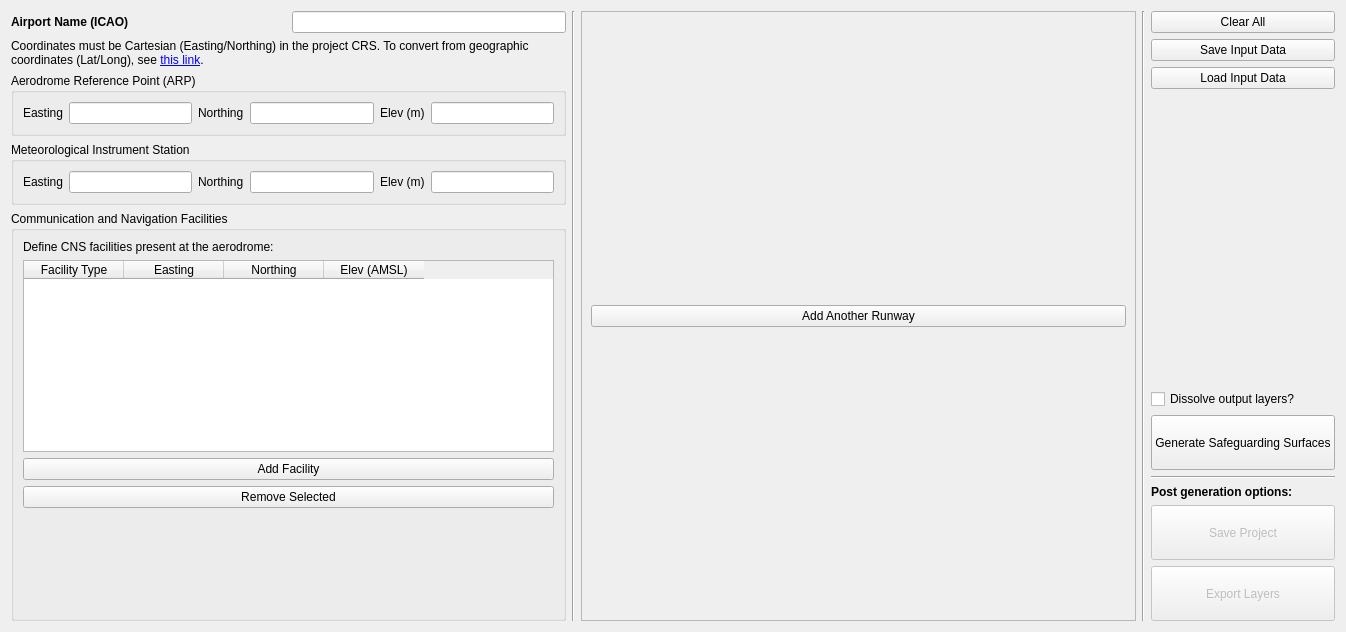
<?xml version="1.0" encoding="UTF-8"?>
<ui version="4.0">
 <class>Form</class>
 <widget class="QWidget" name="Form">
  <property name="geometry">
   <rect>
    <x>0</x>
    <y>0</y>
    <width>1346</width>
    <height>632</height>
   </rect>
  </property>
  <property name="sizePolicy">
   <sizepolicy hsizetype="Expanding" vsizetype="Fixed">
    <horstretch>0</horstretch>
    <verstretch>0</verstretch>
   </sizepolicy>
  </property>
  <property name="cursor">
   <cursorShape>ArrowCursor</cursorShape>
  </property>
  <property name="windowTitle">
   <string>NASF Safeguarding Builder</string>
  </property>
  <layout class="QVBoxLayout" name="verticalLayout">
   <item>
    <layout class="QHBoxLayout" name="horizontalLayout">
     <item>
      <layout class="QVBoxLayout" name="verticalLayout_main_area">
       <item>
        <layout class="QHBoxLayout" name="horizontalLayout_3" stretch="1,1">
         <item>
          <widget class="QLabel" name="label_airport_name">
           <property name="font">
            <font>
             <weight>75</weight>
             <bold>true</bold>
            </font>
           </property>
           <property name="text">
            <string>Airport Name (ICAO)</string>
           </property>
          </widget>
         </item>
         <item>
          <widget class="QLineEdit" name="lineEdit_airport_name"/>
         </item>
        </layout>
       </item>
       <item>
        <widget class="QLabel" name="coord_info">
         <property name="text">
          <string>Coordinates must be Cartesian (Easting/Northing) in the project CRS. To convert from geographic coordinates (Lat/Long), see &lt;a href=&quot;https://geodesyapps.ga.gov.au/geographic-to-grid&quot;&gt;this link&lt;/a&gt;.</string>
         </property>
         <property name="wordWrap">
          <bool>true</bool>
         </property>
        </widget>
       </item>
       <item>
        <layout class="QHBoxLayout" name="horizontalLayout_arp">
         <item>
          <widget class="QGroupBox" name="groupBox_ARP">
           <property name="title">
            <string>Aerodrome Reference Point (ARP)</string>
           </property>
           <layout class="QVBoxLayout" name="verticalLayout_3">
            <item>
             <layout class="QHBoxLayout" name="ARP_easting_Layout">
              <item>
               <widget class="QLabel" name="label_easting_ARP">
                <property name="text">
                 <string>Easting</string>
                </property>
               </widget>
              </item>
              <item>
               <widget class="QLineEdit" name="lineEdit_arp_easting"/>
              </item>
              <item>
               <widget class="QLabel" name="label_northing_ARP">
                <property name="text">
                 <string>Northing</string>
                </property>
               </widget>
              </item>
              <item>
               <widget class="QLineEdit" name="lineEdit_arp_northing"/>
              </item>
              <item>
               <widget class="QLabel" name="label_elevatio_ARP">
                <property name="text">
                 <string>Elev (m)</string>
                </property>
               </widget>
              </item>
              <item>
               <widget class="QLineEdit" name="lineEdit_arp_elevation"/>
              </item>
             </layout>
            </item>
           </layout>
          </widget>
         </item>
        </layout>
       </item>
       <item>
        <widget class="QGroupBox" name="groupBox_MET">
         <property name="title">
          <string>Meteorological Instrument Station</string>
         </property>
         <layout class="QVBoxLayout" name="verticalLayout_7">
          <item>
           <layout class="QHBoxLayout" name="ARP_easting_Layout_2">
            <item>
             <widget class="QLabel" name="label_easting_MET">
              <property name="text">
               <string>Easting</string>
              </property>
             </widget>
            </item>
            <item>
             <widget class="QLineEdit" name="lineEdit_met_easting"/>
            </item>
            <item>
             <widget class="QLabel" name="label_northing_MET">
              <property name="text">
               <string>Northing</string>
              </property>
             </widget>
            </item>
            <item>
             <widget class="QLineEdit" name="lineEdit_met_northing"/>
            </item>
            <item>
             <widget class="QLabel" name="label_elevation_MET">
              <property name="text">
               <string>Elev (m)</string>
              </property>
             </widget>
            </item>
            <item>
             <widget class="QLineEdit" name="lineEdit_met_elevation"/>
            </item>
           </layout>
          </item>
         </layout>
        </widget>
       </item>
       <item>
        <widget class="QGroupBox" name="groupBox_CNS">
         <property name="sizePolicy">
          <sizepolicy hsizetype="Minimum" vsizetype="Preferred">
           <horstretch>0</horstretch>
           <verstretch>0</verstretch>
          </sizepolicy>
         </property>
         <property name="minimumSize">
          <size>
           <width>432</width>
           <height>0</height>
          </size>
         </property>
         <property name="title">
          <string>Communication and Navigation Facilities</string>
         </property>
         <layout class="QVBoxLayout" name="verticalLayout_6">
          <item>
           <widget class="QLabel" name="label_CNS_description">
            <property name="text">
             <string>Define CNS facilities present at the aerodrome:</string>
            </property>
           </widget>
          </item>
          <item>
           <widget class="QTableWidget" name="table_cns_facility">
            <property name="alternatingRowColors">
             <bool>true</bool>
            </property>
            <property name="selectionBehavior">
             <enum>QAbstractItemView::SelectRows</enum>
            </property>
            <property name="columnCount">
             <number>4</number>
            </property>
            <attribute name="verticalHeaderVisible">
             <bool>false</bool>
            </attribute>
            <column>
             <property name="text">
              <string>Facility Type</string>
             </property>
            </column>
            <column>
             <property name="text">
              <string>Easting</string>
             </property>
            </column>
            <column>
             <property name="text">
              <string>Northing</string>
             </property>
            </column>
            <column>
             <property name="text">
              <string>Elev (AMSL)</string>
             </property>
            </column>
           </widget>
          </item>
          <item>
           <widget class="QPushButton" name="pushButton_add_CNS">
            <property name="text">
             <string>Add Facility</string>
            </property>
           </widget>
          </item>
          <item>
           <widget class="QPushButton" name="pushButton_remove_CNS">
            <property name="text">
             <string>Remove Selected</string>
            </property>
           </widget>
          </item>
          <item>
           <spacer name="verticalSpacer_2">
            <property name="orientation">
             <enum>Qt::Vertical</enum>
            </property>
            <property name="sizeHint" stdset="0">
             <size>
              <width>20</width>
              <height>40</height>
             </size>
            </property>
           </spacer>
          </item>
         </layout>
        </widget>
       </item>
      </layout>
     </item>
     <item>
      <widget class="Line" name="line">
       <property name="orientation">
        <enum>Qt::Vertical</enum>
       </property>
      </widget>
     </item>
     <item>
      <layout class="QVBoxLayout" name="verticalLayout_mid_section">
       <item>
        <widget class="QScrollArea" name="scrollArea_runways">
         <property name="widgetResizable">
          <bool>true</bool>
         </property>
         <widget class="QWidget" name="scrollAreaWidgetContents">
          <property name="geometry">
           <rect>
            <x>0</x>
            <y>0</y>
            <width>421</width>
            <height>602</height>
           </rect>
          </property>
          <layout class="QVBoxLayout" name="verticalLayout_2">
           <item>
            <widget class="QPushButton" name="pushButton_add_runway">
             <property name="enabled">
              <bool>true</bool>
             </property>
             <property name="text">
              <string>Add Another Runway</string>
             </property>
            </widget>
           </item>
          </layout>
         </widget>
        </widget>
       </item>
      </layout>
     </item>
     <item>
      <widget class="Line" name="line_2">
       <property name="orientation">
        <enum>Qt::Vertical</enum>
       </property>
      </widget>
     </item>
     <item>
      <layout class="QVBoxLayout" name="verticalLayout_side_section">
       <item>
        <widget class="QPushButton" name="pushButton_clear_all">
         <property name="text">
          <string>Clear All</string>
         </property>
        </widget>
       </item>
       <item>
        <widget class="QPushButton" name="pushButton_save_data">
         <property name="text">
          <string>Save Input Data</string>
         </property>
        </widget>
       </item>
       <item>
        <widget class="QPushButton" name="pushButton_load_data">
         <property name="text">
          <string>Load Input Data</string>
         </property>
        </widget>
       </item>
       <item>
        <spacer name="verticalSpacer">
         <property name="orientation">
          <enum>Qt::Vertical</enum>
         </property>
         <property name="sizeHint" stdset="0">
          <size>
           <width>20</width>
           <height>40</height>
          </size>
         </property>
        </spacer>
       </item>
       <item>
        <widget class="QCheckBox" name="checkBox_layer_dissolve">
         <property name="text">
          <string>Dissolve output layers?</string>
         </property>
        </widget>
       </item>
       <item>
        <widget class="QPushButton" name="pushButton_Generate">
         <property name="minimumSize">
          <size>
           <width>0</width>
           <height>55</height>
          </size>
         </property>
         <property name="text">
          <string>Generate Safeguarding Surfaces</string>
         </property>
        </widget>
       </item>
       <item>
        <widget class="Line" name="line_3">
         <property name="orientation">
          <enum>Qt::Horizontal</enum>
         </property>
        </widget>
       </item>
       <item>
        <widget class="QLabel" name="label_Post">
         <property name="font">
          <font>
           <weight>75</weight>
           <italic>false</italic>
           <bold>true</bold>
           <underline>false</underline>
          </font>
         </property>
         <property name="text">
          <string>Post generation options:</string>
         </property>
        </widget>
       </item>
       <item>
        <widget class="QPushButton" name="pushButton_SaveProject">
         <property name="enabled">
          <bool>false</bool>
         </property>
         <property name="minimumSize">
          <size>
           <width>0</width>
           <height>55</height>
          </size>
         </property>
         <property name="text">
          <string>Save Project</string>
         </property>
        </widget>
       </item>
       <item>
        <widget class="QPushButton" name="pushButton_ExportLayers">
         <property name="enabled">
          <bool>false</bool>
         </property>
         <property name="minimumSize">
          <size>
           <width>0</width>
           <height>55</height>
          </size>
         </property>
         <property name="text">
          <string>Export Layers</string>
         </property>
        </widget>
       </item>
      </layout>
     </item>
    </layout>
   </item>
  </layout>
 </widget>
 <tabstops>
  <tabstop>lineEdit_airport_name</tabstop>
 </tabstops>
 <resources/>
 <connections/>
</ui>
